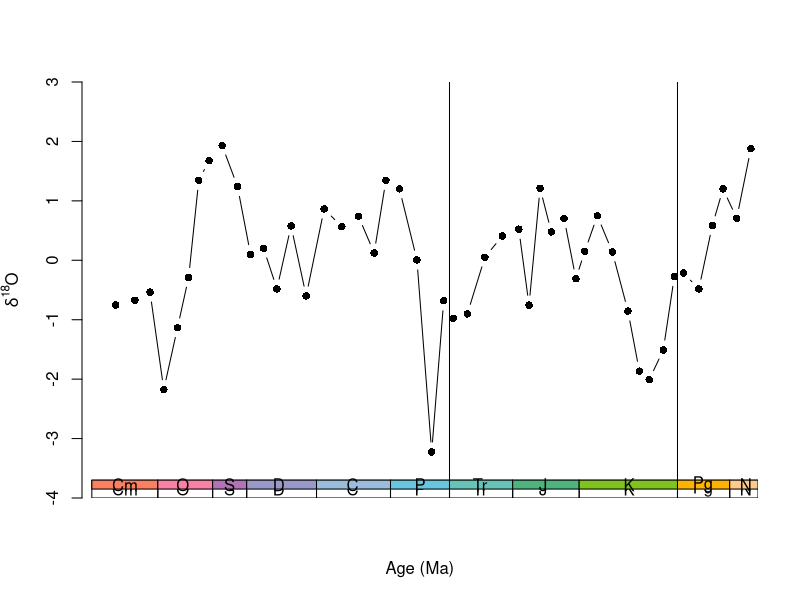

Generate this figure with R:
# Plot Veizers Oxygen-Isotope data



# This for Raw data
dat <- read.csv("O18bins.csv", sep=";", header=T)

 age <- dat$slage
 dt.Om <- resid(lm(dat$Om ~ dat$slage))


# Plot diversity curve in Black and White
windows(height=6, width=8) # Define window size ## Not really needed because window can be resized any time
 par(xaxs="i", yaxs="i")
plot(age, dt.Om, xlab="Age (Ma)", ylab= expression(paste(delta, {}^18, "O")), pch=16, type="b", 
       xlim=c(550,0), ylim=c(-4,3), frame=F,  axes=F)
axis(1, pos=-30, at=seq(0, 550, by=50), labels=c("0", " ", "100", " ", "200", " ", "300", " ", "400", " ", "500", " "))
axis(2, pos=550)

abline(v=251) # Mark Permian-Triassic boundary
abline(v=65.5) # Mark KT boundary


# Add boxes  for legend of time
bt <- -4 # Bottom of rectangle
to <- -3.7 # Top of rectangle

# Black and white version

rect(xleft=542, ybottom=bt, xright=488.3, ytop=to) # Cambrian
rect(xleft=488.3, ybottom=bt, xright=443.7, ytop=to) # Ordovician
rect(xleft=443.7, ybottom=bt, xright=416, ytop=to) # Silurian
rect(xleft=416, ybottom=bt, xright=359.2, ytop=to) # Devonian
rect(xleft=359.2, ybottom=bt, xright=299, ytop=to) # Carboniferous
rect(xleft=251, ybottom=bt, xright=299, ytop=to) # Permian
rect(xleft=251, ybottom=bt, xright=199.6, ytop=to) # Triassic
rect(xleft=145.5, ybottom=bt, xright=199.6, ytop=to) # Jurassic
rect(xleft=145.5, ybottom=bt, xright=65.5, ytop=to) # Cretaceous
rect(xleft=23, ybottom=bt, xright=65.5, ytop=to) # Paleogene
rect(xleft=23, ybottom=bt, xright=0, ytop=to) # Neogene

# Add Text for legend of time
bt <- (bt+to)/2 # Level of text
text(x=515, y=bt, labels="Cm")
text(x=468, y=bt, labels="O")
text(x=430, y=bt, labels="S")
text(x=390, y=bt, labels="D")
text(x=330, y=bt, labels="C")
text(x=275, y=bt, labels="P")
text(x=226, y=bt, labels="Tr")
text(x=175, y=bt, labels="J")
text(x=105, y=bt, labels="K")
text(x=45, y=bt, labels="Pg")
text(x=10, y=bt, labels="N")




# Plot in color using USGS color codes

rect(xleft=542, ybottom=bt, xright=488.3, ytop=to, col="#fb805f") # Cambrian
rect(xleft=488.3, ybottom=bt, xright=443.7, ytop=to, col="#f981a6") # Ordovician
rect(xleft=443.7, ybottom=bt, xright=416, ytop=to, col="#b172b6") # Silurian
rect(xleft=416, ybottom=bt, xright=359.2, ytop=to, col="#9999c9") # Devonian
rect(xleft=359.2, ybottom=bt, xright=299, ytop=to, col="#99bdda") # Carboniferous
rect(xleft=251, ybottom=bt, xright=299, ytop=to, col="#67c6dd") # Permian
rect(xleft=251, ybottom=bt, xright=199.6, ytop=to, col="#67c3b7") # Triassic
rect(xleft=145.5, ybottom=bt, xright=199.6, ytop=to, col="#4db47e") # Jurassic
rect(xleft=145.5, ybottom=bt, xright=65.5, ytop=to, col="#7fc31c") # Cretaceous
rect(xleft=23, ybottom=bt, xright=65.5, ytop=to, col="#ffb300") # Paleogene
rect(xleft=23, ybottom=bt, xright=0, ytop=to, col="#fdcc8a") # Neogene

# Add Text for legend of time
bt <- (bt+to)/2 # Level of text
text(x=515, y=bt, labels="Cm")
text(x=468, y=bt, labels="O")
text(x=430, y=bt, labels="S")
text(x=390, y=bt, labels="D")
text(x=330, y=bt, labels="C")
text(x=275, y=bt, labels="P")
text(x=226, y=bt, labels="Tr")
text(x=175, y=bt, labels="J")
text(x=105, y=bt, labels="K")
text(x=45, y=bt, labels="Pg")
text(x=10, y=bt, labels="N")
